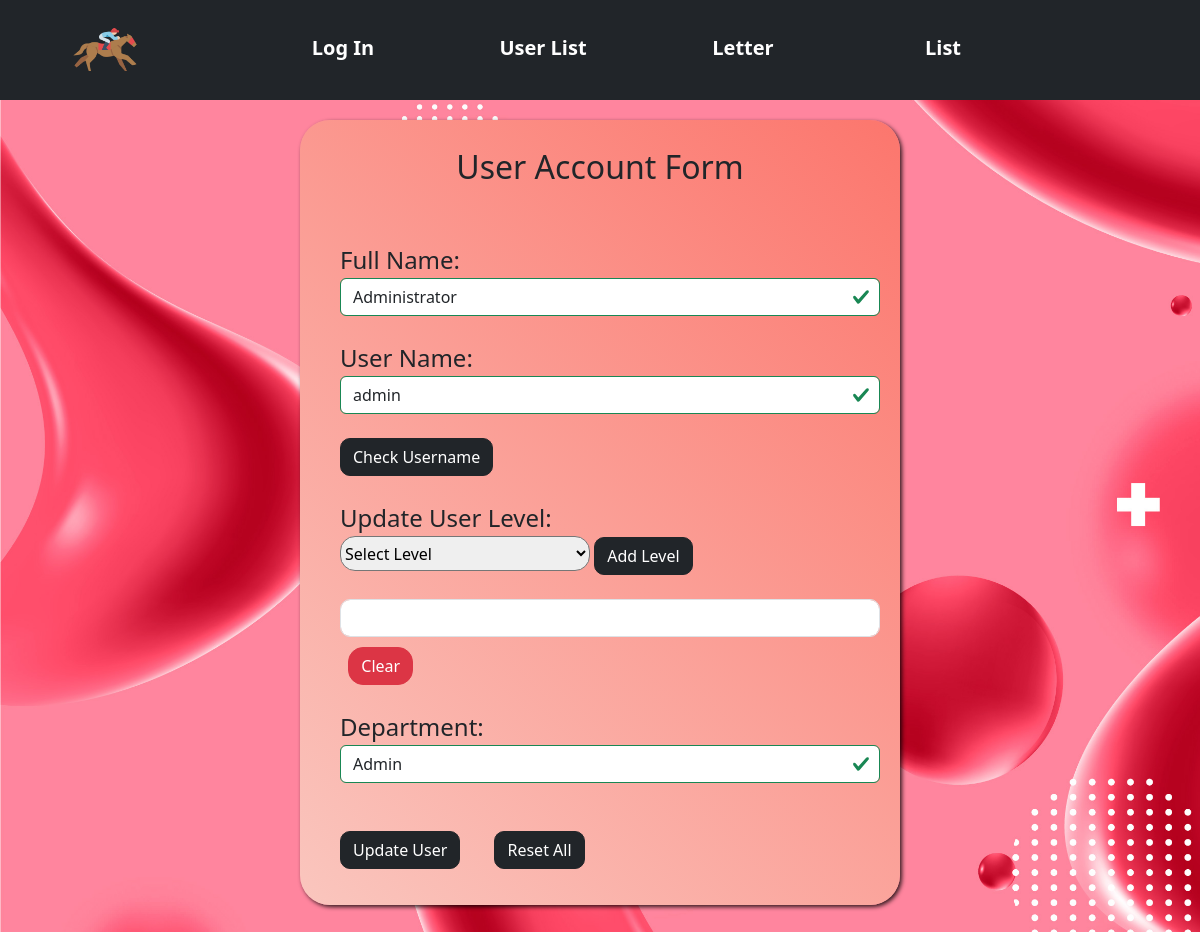
Screenshot of /useredit.php?userid=1 with the database file from the repository.
### tables this page shows
CREATE TABLE `user_table` (
  `user_id` int(11) NOT NULL,
  `fullname` varchar(60) NOT NULL,
  `username` varchar(30) NOT NULL,
  `password` varchar(70) NOT NULL,
  `dep` varchar(60) NOT NULL,
  `level_id` varchar(100) NOT NULL,
  `created_date` datetime DEFAULT NULL
);

### useredit.php (the view, shortened to what this page needs)
<?php
include("inc/nav.php");
include("inc/dbsetting.php");
$row = null;
if (isset($_GET["userid"])) {
    $userid = $_GET["userid"];
    $sql1 = "SELECT * FROM user_table WHERE user_id=" . $userid;
    $result4 = $dbconn->query($sql1);
    if ($result4 && $result4->num_rows > 0) {
        $row = $result4->fetch_assoc();
    } else {
        echo "No user found with ID: " . $userid;
        exit();
    }
} else {
    echo "Invalid User ID";
    exit();
}
?>
<html>
<head>
    <link rel="stylesheet" href="https://cdnjs.cloudflare.com/ajax/libs/font-awesome/5.15.4/css/all.min.css">
</head>
<body id="ueditbd">
<div class="container-sm formbox">
    <form action="usersubmit.php" method="POST" class="was-validated">
        <h2 style="margin-top: 8px;"><center>User Account Form</center></h2><br><br>
        <div id="mycontent">
            <label for="memname">Full Name:</label><br>
            <input type="text" class="form-control inbox" id="memname" name="memname" value="<?php echo $row["fullname"]; ?>" autofocus required><br>
            <label for="usrname">User Name:</label>
            <span id="msg"></span><br>
            <input type="text" class="form-control inbox" id="usrname" name="usrname" value="<?php echo $row["username"]; ?>" autocomplete="off" required><br>
            <button id="btncheck" style="width: auto; height: 38px; border-radius: 10px;" type="button" class="btn btn-dark" name="cbtn">Check Username</button><br><br>
            <label for="levelsel">Update User Level:</label><br>
            <select name="levelsel" id="levelsel" style="width: 200px; height: 35px; border-radius: 15px;" class="inbox">
                <option value=''>Select Level</option>
                <?php
                    $descriptions = [];
                ?>
            </select>
            <button type="button" name="levelbtn" id="levelbtn" style="border-radius: 10px;" class="btn btn-dark">Add Level</button><br><br>
            <input type="text" name="levelinput" id="levelinput" value="<?php echo implode(", ", $descriptions) ?>" style="border-radius:  10px;" class="form-control" readonly>&nbsp;
            <button type="button" style="border-radius: 15px; margin-top: 10px;" name="clear" id="clear" class="btn btn-danger">Clear</button><br><br>
            <label for="department">Department:</label><br>
            <input type="text" class="form-control inbox" id="department" name="department" value="<?php echo $row["dep"]; ?>" required><br><br>
            <button type="submit" style="border-radius: 10px;" id="usubmit" name="usubmit" class="btn btn-dark">Update User</button>
            <button type="reset" style="margin-left: 30px; border-radius: 10px;" class="btn btn-dark">Reset All</button>
        </div>
    </form>
</div><br><br><br><br><br>
</body>
</html>

### inc/nav.php (style rules this page uses)
label { font-size: 18pt; }

### useredit.php (style rules this page uses)
body { background-image: url('images/uedit.jpg'); background-size: cover; background-repeat: no-repeat; background-attachment: fixed; }
.formbox { box-shadow: 2px 2px 4px rgba(0, 0, 0, 0.8); margin-top: 10%; border-radius: 30px; padding: 20px; width: 50%; min-width: 350px; justify-content: center; background: linear-gradient(224deg, #fc766d, #fac6be); }
.inbox { min-width: 250px; max-width: 700px; }
#mycontent { padding-left: 20px; }
label { font-size: 18pt; }

### rows the page displays
user_table: memname "Administrator", usrname "admin", department "Admin"
